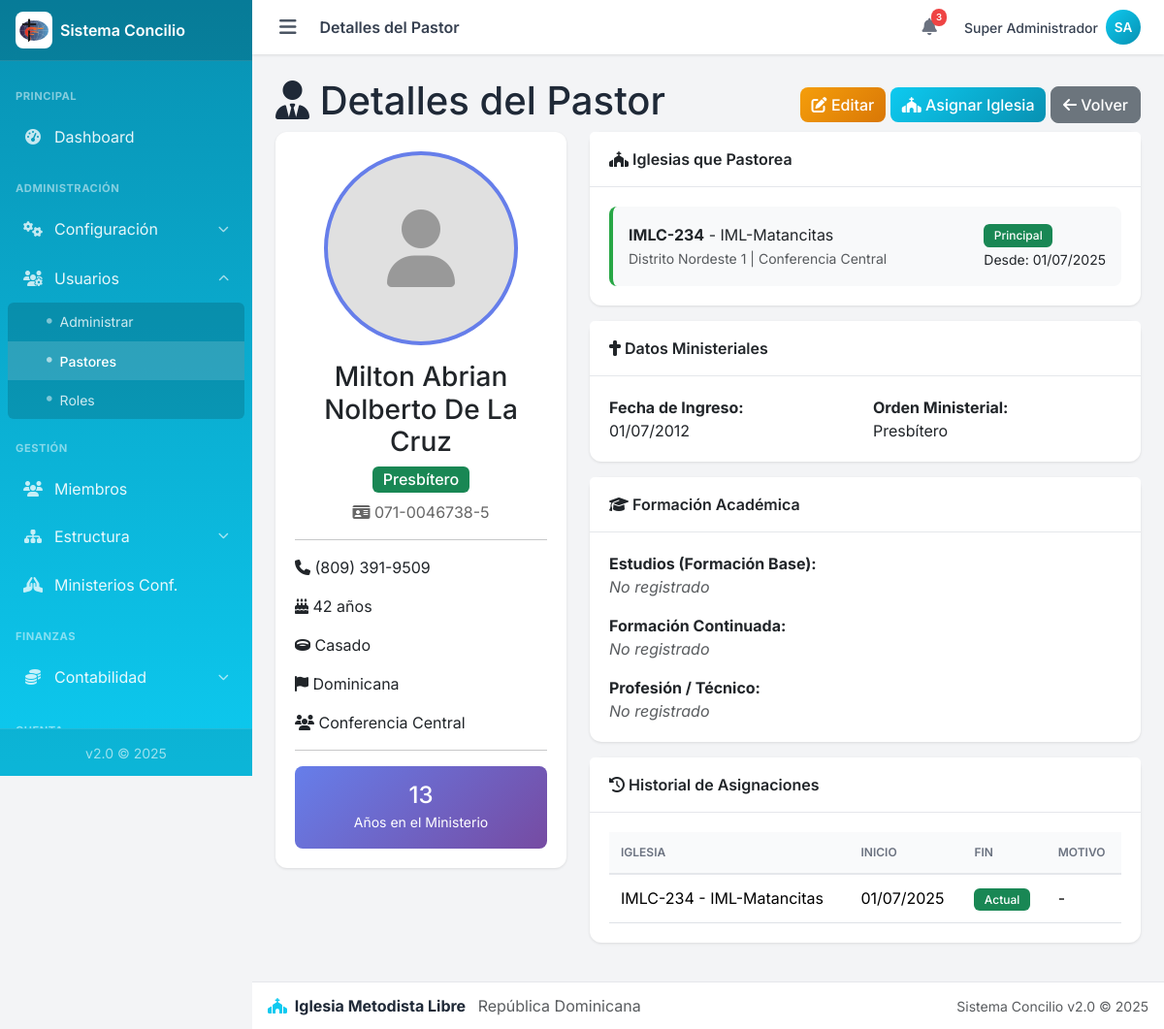
The app's page /admin/pastores/ver.php?id=1 (signed in) with its own data.
### tables this page shows
CREATE TABLE `pastores` (
  `id` int(11) NOT NULL,
  `nombre` varchar(100) NOT NULL,
  `apellido` varchar(100) NOT NULL,
  `tipo_documento` enum('Cédula','Pasaporte') NOT NULL DEFAULT 'Cédula',
  `cedula` varchar(20) NOT NULL,
  `pasaporte` varchar(30) DEFAULT NULL,
  `telefono` varchar(20) NOT NULL,
  `fecha_nacimiento` date NOT NULL,
  `edad` int(3) DEFAULT NULL COMMENT 'Calculado automáticamente',
  `nacionalidad_id` int(11) DEFAULT NULL,
  `estado_civil` enum('Soltero','Casado','Divorciado','Viudo') DEFAULT 'Soltero',
  `sexo` enum('M','F') NOT NULL DEFAULT 'M',
  `foto` varchar(255) DEFAULT NULL,
  `nivel_estudio_id` int(11) DEFAULT NULL,
  `carrera_id` int(11) DEFAULT NULL,
  `fecha_ingreso_ministerio` date NOT NULL,
  `anos_servicio` int(3) DEFAULT NULL COMMENT 'Calculado automáticamente',
  `orden_ministerial` enum('Candidato Ministerial','Diácono','Presbítero') DEFAULT 'Candidato Ministerial',
  `formacion_continuada` text DEFAULT NULL COMMENT 'Maestría, Doctorado, Diplomados, Especialidades',
  `conferencia_id` int(11) DEFAULT NULL,
  `activo` tinyint(1) DEFAULT 1,
  `creado_en` timestamp NOT NULL DEFAULT current_timestamp(),
  `actualizado_en` timestamp NOT NULL DEFAULT current_timestamp() ON UPDATE current_timestamp()
);

CREATE TABLE `nacionalidades` (
  `id` int(11) NOT NULL,
  `nombre` varchar(100) NOT NULL,
  `activo` tinyint(1) NOT NULL DEFAULT 1
);

CREATE TABLE `conferencias` (
  `id` int(11) NOT NULL,
  `superintendente_id` int(11) DEFAULT NULL,
  `codigo` varchar(20) NOT NULL,
  `nombre` varchar(150) NOT NULL,
  `superintendente_nombre` varchar(150) DEFAULT NULL,
  `telefono` varchar(30) DEFAULT NULL,
  `correo` varchar(150) DEFAULT NULL,
  `activo` tinyint(1) NOT NULL DEFAULT 1,
  `creado_en` timestamp NOT NULL DEFAULT current_timestamp()
);

CREATE TABLE `pastor_iglesias` (
  `id` int(11) NOT NULL,
  `pastor_id` int(11) NOT NULL,
  `iglesia_id` int(11) NOT NULL,
  `fecha_asignacion` date NOT NULL,
  `fecha_fin` date DEFAULT NULL COMMENT 'NULL si está activo',
  `es_principal` tinyint(1) DEFAULT 1 COMMENT '1=Iglesia principal, 0=Secundaria',
  `activo` tinyint(1) DEFAULT 1,
  `creado_en` timestamp NOT NULL DEFAULT current_timestamp()
);

CREATE TABLE `iglesias` (
  `id` int(11) NOT NULL,
  `distrito_id` int(11) NOT NULL,
  `codigo` varchar(20) NOT NULL,
  `nombre` varchar(150) NOT NULL,
  `categoria` enum('Circuito','Capilla','Proyecto Evangelístico') NOT NULL DEFAULT 'Circuito',
  `direccion` varchar(255) DEFAULT NULL,
  `provincia_id` int(11) DEFAULT NULL,
  `municipio_id` int(11) DEFAULT NULL,
  `telefono` varchar(30) DEFAULT NULL,
  `correo` varchar(150) DEFAULT NULL,
  `activo` tinyint(1) NOT NULL DEFAULT 1,
  `creado_en` timestamp NOT NULL DEFAULT current_timestamp()
);

CREATE TABLE `distritos` (
  `id` int(11) NOT NULL,
  `conferencia_id` int(11) NOT NULL,
  `supervisor_id` int(11) DEFAULT NULL,
  `codigo` varchar(20) NOT NULL,
  `nombre` varchar(150) NOT NULL,
  `supervisor_nombre` varchar(150) DEFAULT NULL,
  `telefono` varchar(30) DEFAULT NULL,
  `correo` varchar(150) DEFAULT NULL,
  `activo` tinyint(1) NOT NULL DEFAULT 1,
  `creado_en` timestamp NOT NULL DEFAULT current_timestamp()
);

CREATE TABLE `pastor_historial_asignaciones` (
  `id` int(11) NOT NULL,
  `pastor_id` int(11) NOT NULL,
  `iglesia_id` int(11) NOT NULL,
  `fecha_inicio` date NOT NULL,
  `fecha_fin` date DEFAULT NULL,
  `motivo_fin` varchar(255) DEFAULT NULL COMMENT 'Traslado, Renuncia, Jubilación, etc.',
  `observaciones` text DEFAULT NULL,
  `creado_en` timestamp NOT NULL DEFAULT current_timestamp()
);

### admin/pastores/ver.php (the view, shortened to what this page needs)
<?php
require_once __DIR__ . '/../includes/header.php';
require_once __DIR__ . '/../../config/config.php';
$id = filter_input(INPUT_GET, 'id', FILTER_VALIDATE_INT);
$stmt = $conexion->prepare("
    SELECT p.*,
           n.nombre AS nacionalidad,
           c.nombre AS conferencia
    FROM pastores p
    LEFT JOIN nacionalidades n ON p.nacionalidad_id = n.id
    LEFT JOIN conferencias c ON p.conferencia_id = c.id
    WHERE p.id = ?
");
$stmt->bind_param("i", $id);
$stmt->execute();
$pastor = $stmt->get_result()->fetch_assoc();
$stmt = $conexion->prepare("
    SELECT pi.*, i.codigo, i.nombre AS iglesia_nombre, i.categoria,
           d.nombre AS distrito_nombre, c.nombre AS conferencia_nombre
    FROM pastor_iglesias pi
    INNER JOIN iglesias i ON pi.iglesia_id = i.id
    INNER JOIN distritos d ON i.distrito_id = d.id
    INNER JOIN conferencias c ON d.conferencia_id = c.id
    WHERE pi.pastor_id = ? AND pi.activo = 1
    ORDER BY pi.es_principal DESC
");
$stmt->bind_param("i", $id);
$stmt->execute();
$iglesias = $stmt->get_result();
$stmt = $conexion->prepare("
    SELECT ph.*, i.codigo, i.nombre AS iglesia_nombre
    FROM pastor_historial_asignaciones ph
    INNER JOIN iglesias i ON ph.iglesia_id = i.id
    WHERE ph.pastor_id = ?
    ORDER BY ph.fecha_inicio DESC
");
$stmt->bind_param("i", $id);
$stmt->execute();
$historial = $stmt->get_result();
?>
<div class="content-header">
    <div style="display: flex; justify-content: space-between; align-items: center; flex-wrap: wrap; gap: 1rem;">
        <h1><i class="fas fa-user-tie"></i> Detalles del Pastor</h1>
        <div>
            <a href="editar.php?id=<?php echo $id; ?>" class="btn btn-warning">
                <i class="fas fa-edit"></i> Editar
            </a>
            <a href="asignar_iglesia.php?id=<?php echo $id; ?>" class="btn btn-primary">
                <i class="fas fa-church"></i> Asignar Iglesia
            </a>
            <a href="index.php" class="btn btn-secondary">
                <i class="fas fa-arrow-left"></i> Volver
            </a>
        </div>
    </div>
</div>
<div style="display: grid; grid-template-columns: 300px 1fr; gap: 1.5rem; max-width: 1200px;">
    <div>
        <div class="card">
            <div class="card-body" style="text-align: center;">
                <?php if (!empty($pastor['foto'])): ?>
                    <img src="../../uploads/pastores/<?php echo htmlspecialchars($pastor['foto']); ?>"
                         alt="Foto" style="width: 200px; height: 200px; border-radius: 50%; object-fit: cover; border: 4px solid #667eea; margin-bottom: 1rem;">
                <?php else: ?>
                    <div style="width: 200px; height: 200px; border-radius: 50%; background: #e0e0e0; display: flex; align-items: center; justify-content: center; margin: 0 auto 1rem; border: 4px solid #667eea;">
                        <i class="fas fa-user" style="font-size: 5rem; color: #999;"></i>
                    </div>
                <?php endif; ?>
                <h3 style="margin: 0;">
                    <?php echo htmlspecialchars($pastor['nombre'] . ' ' . $pastor['apellido']); ?>
                </h3>
                <p style="margin: 0.5rem 0;">
                    <?php
                    $badge_class = 'secondary';
                    if ($pastor['orden_ministerial'] == 'Presbítero') $badge_class = 'success';
                    elseif ($pastor['orden_ministerial'] == 'Diácono') $badge_class = 'primary';
                    ?>
                    <span class="badge bg-<?php echo $badge_class; ?>" style="font-size: 1rem;">
                        <?php echo htmlspecialchars($pastor['orden_ministerial']); ?>
                    </span>
                </p>
                <p style="color: #666; margin: 0;">
                    <i class="fas fa-id-card"></i> <?php echo htmlspecialchars($pastor['cedula']); ?>
                </p>
                <hr>
                <div style="text-align: left;">
                    <p><i class="fas fa-phone"></i> <?php echo htmlspecialchars($pastor['telefono']); ?></p>
                    <p><i class="fas fa-birthday-cake"></i> <?php echo $pastor['edad'] ?? 'N/A'; ?> años</p>
                    <p><i class="fas fa-ring"></i> <?php echo htmlspecialchars($pastor['estado_civil']); ?></p>
                    <p><i class="fas fa-flag"></i> <?php echo htmlspecialchars($pastor['nacionalidad'] ?? 'N/A'); ?></p>
                    <p><i class="fas fa-users"></i> <?php echo htmlspecialchars($pastor['conferencia'] ?? 'N/A'); ?></p>
                </div>
                <hr>
                <div style="background: linear-gradient(135deg, #667eea 0%, #764ba2 100%); color: white; padding: 1rem; border-radius: 8px;">
                    <h4 style="margin: 0;"><?php echo $pastor['anos_servicio'] ?? 0; ?></h4>
                    <small>Años en el Ministerio</small>
                </div>
            </div>
        </div>
    </div>
    <div>
        <div class="card" style="margin-bottom: 1rem;">
            <div class="card-header">
                <span class="card-title"><i class="fas fa-church"></i> Iglesias que Pastorea</span>
            </div>
            <div class="card-body">
                <?php if ($iglesias->num_rows > 0): ?>
                    <div style="display: grid; gap: 1rem;">
                        <?php while ($igl = $iglesias->fetch_assoc()): ?>
                            <div style="display: flex; justify-content: space-between; align-items: center; padding: 1rem; background: #f8f9fa; border-radius: 8px; border-left: 4px solid <?php echo $igl['es_principal'] ? '#28a745' : '#17a2b8'; ?>;">
                                <div>
                                    <strong><?php echo htmlspecialchars($igl['codigo']); ?></strong> -
                                    <?php echo htmlspecialchars($igl['iglesia_nombre']); ?>
                                    <br>
                                    <small class="text-muted">
                                        <?php echo htmlspecialchars($igl['distrito_nombre']); ?> |
                                        <?php echo htmlspecialchars($igl['conferencia_nombre']); ?>
                                    </small>
                                </div>
                                <div>
                                    <?php if ($igl['es_principal']): ?>
                                        <span class="badge bg-success">Principal</span>
                                    <?php else: ?>
                                        <span class="badge bg-info">Secundaria</span>
                                    <?php endif; ?>
                                    <br>
                                    <small>Desde: <?php echo date('d/m/Y', strtotime($igl['fecha_asignacion'])); ?></small>
                                </div>
                            </div>
                        <?php endwhile; ?>
                    </div>
                <?php else: ?>
                    <p class="text-muted"><em>No tiene iglesias asignadas</em></p>
                <?php endif; ?>
            </div>
        </div>
        <div class="card" style="margin-bottom: 1rem;">
            <div class="card-header">
                <span class="card-title"><i class="fas fa-cross"></i> Datos Ministeriales</span>
            </div>
            <div class="card-body">
                <div style="display: grid; grid-template-columns: 1fr 1fr; gap: 1rem;">
                    <div>
                        <strong>Fecha de Ingreso:</strong><br>
                        <?php echo !empty($pastor['fecha_ingreso_ministerio']) ? date('d/m/Y', strtotime($pastor['fecha_ingreso_ministerio'])) : 'N/A'; ?>
                    </div>
                    <div>
                        <strong>Orden Ministerial:</strong><br>
                        <?php echo htmlspecialchars($pastor['orden_ministerial']); ?>
                    </div>
                </div>
            </div>
        </div>
        <div class="card" style="margin-bottom: 1rem;">
            <div class="card-header">
                <span class="card-title"><i class="fas fa-graduation-cap"></i> Formación Académica</span>
            </div>
            <div class="card-body">
                <div style="display: grid; gap: 1rem;">
                    <div>
                        <strong>Estudios (Formación Base):</strong><br>
                        <?php echo !empty($pastor['estudios_basicos']) ? nl2br(htmlspecialchars($pastor['estudios_basicos'])) : '<em class="text-muted">No registrado</em>'; ?>
                    </div>
                    <div>
                        <strong>Formación Continuada:</strong><br>
                        <?php echo !empty($pastor['formacion_continuada']) ? nl2br(htmlspecialchars($pastor['formacion_continuada'])) : '<em class="text-muted">No registrado</em>'; ?>
                    </div>
                    <div>
                        <strong>Profesión / Técnico:</strong><br>
                        <?php echo !empty($pastor['profesion']) ? htmlspecialchars($pastor['profesion']) : '<em class="text-muted">No registrado</em>'; ?>
                    </div>
                </div>
            </div>
        </div>
        <?php if ($historial->num_rows > 0): ?>
        <div class="card">
            <div class="card-header">
                <span class="card-title"><i class="fas fa-history"></i> Historial de Asignaciones</span>
            </div>
            <div class="card-body">
                <table class="table table-sm">
                    <thead>
                        <tr>
                            <th>Iglesia</th>
                            <th>Inicio</th>
                            <th>Fin</th>
                            <th>Motivo</th>
                        </tr>
                    </thead>
                    <tbody>
                        <?php while ($hist = $historial->fetch_assoc()): ?>
                            <tr>
                                <td>
                                    <?php echo htmlspecialchars($hist['codigo']); ?> -
                                    <?php echo htmlspecialchars($hist['iglesia_nombre']); ?>
                                </td>
                                <td><?php echo date('d/m/Y', strtotime($hist['fecha_inicio'])); ?></td>
                                <td>
                                    <?php echo $hist['fecha_fin'] ? date('d/m/Y', strtotime($hist['fecha_fin'])) : '<span class="badge bg-success">Actual</span>'; ?>
                                </td>
                                <td><?php echo htmlspecialchars($hist['motivo_fin'] ?? '-'); ?></td>
                            </tr>
                        <?php endwhile; ?>
                    </tbody>
                </table>
            </div>
        </div>
        <?php endif; ?>
    </div>
</div>
<?php require_once __DIR__ . '/../includes/footer.php'; ?>

### css/custom.css (style rules this page uses)
:root { --primary: #0dcaf0; --primary-dark: #0891b2; --primary-light: #67e8f9; --primary-darker: #0e7490; --success: #10b981; --warning: #f59e0b; --danger: #ef4444; --info: #3b82f6; --gray-50: #f9fafb; --gray-100: #f3f4f6; --gray-200: #e5e7eb; --gray-300: #d1d5db; --gray-400: #9ca3af; --gray-500: #6b7280; --gray-600: #4b5563; --gray-700: #374151; --gray-800: #1f2937; --gray-900: #111827; --sidebar-width: 260px; --navbar-height: 56px; --footer-height: 50px; --shadow-sm: 0 1px 2px rgba(0, 0, 0, 0.05); --shadow: 0 1px 3px rgba(0, 0, 0, 0.1); --shadow-md: 0 4px 6px rgba(0, 0, 0, 0.1); --shadow-lg: 0 10px 15px rgba(0, 0, 0, 0.1); --font-family: 'Inter', -apple-system, BlinkMacSystemFont, sans-serif; }
* { box-sizing: border-box; }
html { scroll-behavior: smooth; -webkit-tap-highlight-color: transparent; }
body { font-family: var(--font-family); background: var(--gray-100); color: var(--gray-800); margin: 0; padding: 0; min-height: 100vh; }
.card { border: none; border-radius: 0.75rem; box-shadow: var(--shadow); background: #fff; margin-bottom: 1rem; }
.card-header { background: #fff; border-bottom: 1px solid var(--gray-200); padding: 1rem 1.25rem; font-weight: 600; border-radius: 0.75rem 0.75rem 0 0; }
.card-title { margin: 0; font-size: 1rem; font-weight: 600; }
.card-body { padding: 1.25rem; }
.table { margin-bottom: 0; }
.table thead th { background: var(--gray-50); border-bottom: 2px solid var(--gray-200); font-weight: 600; font-size: 0.75rem; text-transform: uppercase; color: var(--gray-500); padding: 0.75rem; }
.table td { padding: 0.75rem; vertical-align: middle; }
.btn { font-weight: 500; border-radius: 0.5rem; transition: all 0.2s ease; }
.btn-primary { background: linear-gradient(135deg, var(--primary) 0%, var(--primary-dark) 100%); border: none; }
.btn-warning { background: linear-gradient(135deg, var(--warning) 0%, #d97706 100%); border: none; color: #fff; }
.badge { font-weight: 500; padding: 0.35rem 0.65rem; border-radius: 0.375rem; }
body { overscroll-behavior-y: contain; }
.btn, .nav-link, .card[class*="bg-"] a { -webkit-user-select: none; user-select: none; -webkit-tap-highlight-color: transparent; }

### records on screen
pastores: nombre+apellido "Milton Abrian Nolberto De La Cruz", orden_ministerial "Presbítero", cedula "071-0046738-5", telefono "(809) 391-9509", edad "42", estado_civil "Casado", nacionalidad.nombre "Dominicana", conferencia.nombre "Conferencia Central", anos_servicio "13", fecha_ingreso_ministerio "01/07/2012"
pastor_iglesias: iglesia.codigo "IMLC-234", iglesia.nombre "IML-Matancitas", distritos.nombre "Distrito Nordeste 1", conferencias.nombre "Conferencia Central", es_principal "Principal", fecha_asignacion "01/07/2025"
pastor_historial_asignaciones: iglesia.codigo "IMLC-234", iglesia.nombre "IML-Matancitas", fecha_inicio "01/07/2025", shows "Actual", motivo_fin "-"

### other values on screen
$titulo_pagina "Detalles del Pastor"
$USUARIO_NOMBRE "Super Administrador"
$iniciales "SA"
